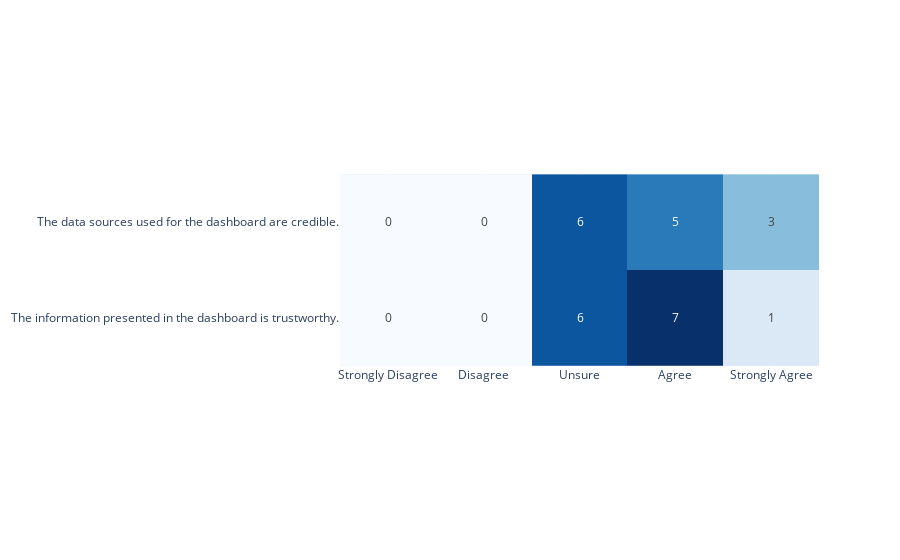

The cell this chart's notebook holds for it:
### Code cell
fig = px.imshow(credible_table, color_continuous_scale='blues', text_auto=True)
fig.update_layout(coloraxis_showscale=False)

### Figure 1 — Plotly figure (JSON) as saved in the notebook; plotly's stock layout.template omitted (floating-point values rounded to 4 significant figures)
{"data": [{"coloraxis": "coloraxis", "hovertemplate": "x: %{x}<br>y: %{y}<br>color: %{z}<extra></extra>", "name": "0", "texttemplate": "%{z}", "type": "heatmap", "x": ["Strongly Disagree", "Disagree", "Unsure", "Agree", "Strongly Agree"], "xaxis": "x", "y": ["The data sources used for the dashboard are credible.", "The information presented in the dashboard is trustworthy."], "yaxis": "y", "z": [[0, 0, 6, 5, 3], [0, 0, 6, 7, 1]]}], "layout": {"coloraxis": {"colorscale": [[0, "rgb(247,251,255)"], [0.125, "rgb(222,235,247)"], [0.25, "rgb(198,219,239)"], [0.375, "rgb(158,202,225)"], [0.5, "rgb(107,174,214)"], [0.625, "rgb(66,146,198)"], [0.75, "rgb(33,113,181)"], [0.875, "rgb(8,81,156)"], [1, "rgb(8,48,107)"]], "showscale": false}, "margin": {"t": 60}, "xaxis": {"anchor": "y", "constrain": "domain", "domain": [0, 1], "scaleanchor": "y"}, "yaxis": {"anchor": "x", "autorange": "reversed", "constrain": "domain", "domain": [0, 1]}}}
